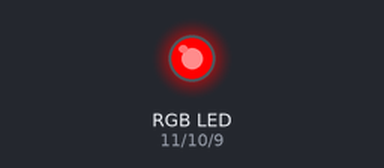
A sketch run on a simulated Arduino Uno, built with avr-gcc and run on an emulated ATmega328P. Shown: an RGB LED mixed from three pins (HIGH = lit). Dim RGB values are drawn brighter than linear.

Above: at 0.05 s.
At 1.0 s:
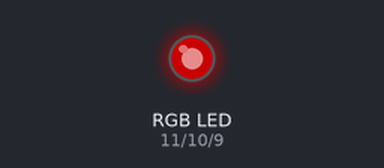
At 1.6 s:
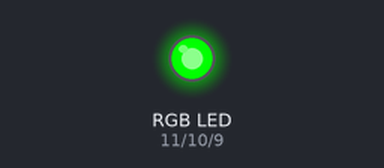
At 2.25 s:
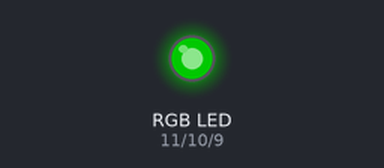
At 3.35 s:
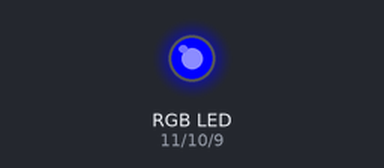
At 4.5 s:
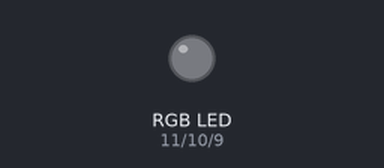
Timing chart, 0 to 5.9 s (numbered marks = the images above):
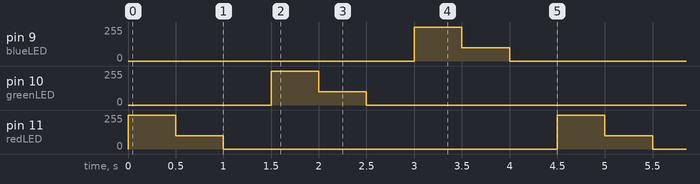

The sketch:

completedscript.ino
```cpp
int redLED = 11;
int greenLED = 10;
int blueLED = 9;

void setup(){

  pinMode(redLED, 11);
  pinMode(greenLED, 10);
  pinMode(blueLED, 9);
}

void loop(){
  analogWrite(redLED, 255);
  delay(500);
  analogWrite(redLED, 100);
  delay(500);
  analogWrite(redLED, 0);
  delay(500);
  analogWrite(greenLED, 255);
  delay(500);
  analogWrite(greenLED, 100);
  delay(500);
  analogWrite(greenLED, 0);
  delay(500);
  analogWrite(blueLED, 255);
  delay(500);
  analogWrite(blueLED, 100);
  delay(500);
  analogWrite(blueLED, 0);
  delay(500);

}
```

Measured:
- by itself, pin 9 (blueLED), pin 10 (greenLED), pin 11 (redLED): repeats every 4.5 s: 100/255 0.50 s, 0/255 3.5 s, 255/255 0.50 s
